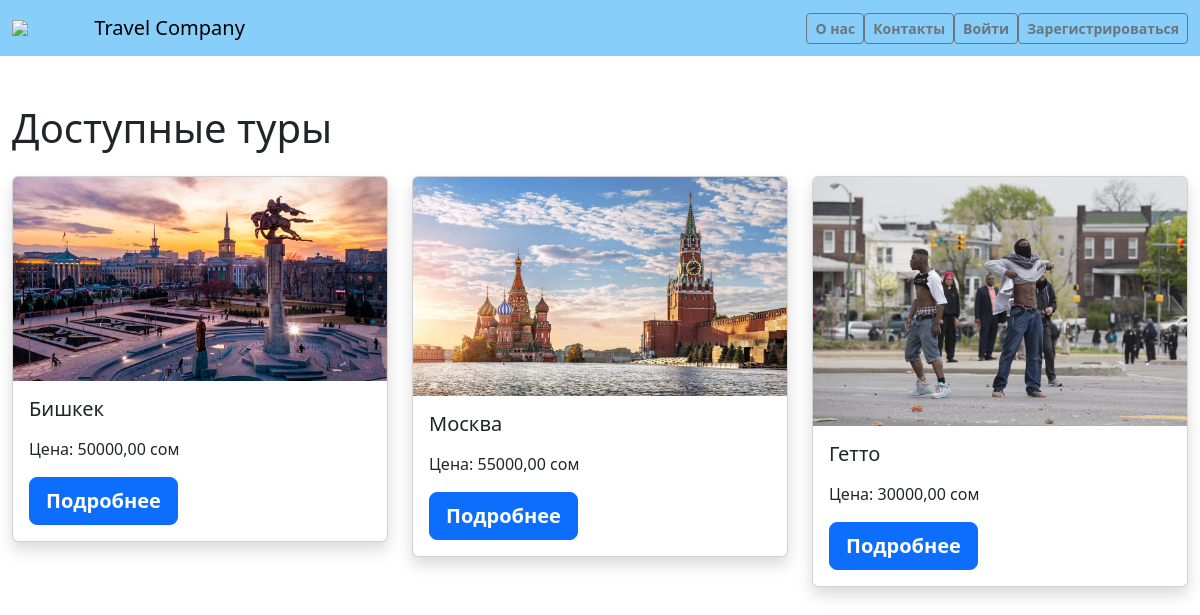
The page / on the database its author committed.
### main/models.py (models this page shows, shortened)
class Tour(models.Model):
    destination = models.ForeignKey(Destination, on_delete=models.CASCADE)
    user = models.ForeignKey(User, on_delete=models.CASCADE)
    price = models.DecimalField(max_digits=10, decimal_places=2)
    image = models.ImageField(upload_to='tour_detail_imаge/')
    available_seats = models.IntegerField(default=50)
    book_data = models.DateField(auto_now_add=True)

class Destination(models.Model):
    name = models.CharField(max_length=50)
    description = models.TextField()
    image = models.ImageField(upload_to='destination/')

### main/views.py (the view)
# urls.py: path('', views.tour_list, name='tour_list'),
def tour_list(request):
    tours = Tour.objects.all()
    return render(request, 'main/tour_list.html', {'tours': tours})

### templates/main/tour_list.html (shortened to what this page needs)
{% load static %}
<!DOCTYPE html>
<html lang="en">
<head>
    <link href="https://cdn.jsdelivr.net/npm/bootstrap@5.3.3/dist/css/bootstrap.min.css" rel="stylesheet">
</head>
<body>
<nav class="navbar navbar-expand-lg navbar-light" style="background-color: #87CEFA;">
  <div class="container-fluid">
      <img src="https://gas-kvas.com/grafic/uploads/posts/2024-01/gas-kvas-com-p-logotip-turagentstva-na-prozrachnom-fone-3.png" style="width: 7%">
    <a class="navbar-brand" href="{% url 'tour_list' %}">Travel Company</a>
    <div class="collapse navbar-collapse" id="navbarNav">
      <ul class="navbar-nav ms-auto">
        <li class="nav-item">
          <a class="btn btn-outline-secondary btn-lg btn-md btn-sm fw-bold" href="{% url 'about_us' %}">О нас</a>
        </li>
        <li class="nav-item">
          <a class="btn btn-outline-secondary btn-lg btn-md btn-sm fw-bold" href="{% url 'contact' %}">Контакты</a>
        </li>
        {% if user.is_authenticated %}
            <li class="nav-item">
                <a class="btn btn-outline-secondary btn-lg btn-md btn-sm fw-bold" href="{% url 'profile' %}">Профиль</a>
            </li>
            <li class="nav-item">
                <form method="post" action="{% url 'logout' %}">
                    {% csrf_token %}
                    <button type="submit" class="btn btn-outline-secondary btn-lg btn-md btn-sm fw-bold">Выйти</button>
                </form>
            </li>
        {% else %}
            <li class="nav-item">
                <a class="btn btn-outline-secondary btn-lg btn-md btn-sm fw-bold" href="{% url 'login' %}">Войти</a>
            </li>
            <li class="nav-item">
                <a class="btn btn-outline-secondary btn-lg btn-md btn-sm fw-bold" href="{% url 'register' %}">Зарегистрироваться</a>
            </li>
        {% endif %}
      </ul>
    </div>
  </div>
</nav>
<div class="container-fluid mt-5">
    <h1 class="mb-4">Доступные туры</h1>
    <div class="row">
        {% for tour in tours %}
            <div class="col-md-4 mb-4">
                <div class="card shadow">
                    <img src="{{ tour.image.url }}" alt="{{ tour.destination.name }}" class="card-img-top">
                    <div class="card-body">
                        <h5 class="card-title">{{ tour.destination.name }}</h5>
                        <p class="card-text">Цена: {{ tour.price }} сом</p>
                        <a href="{% url 'tour_detail' pk=tour.pk %}" class="btn btn-primary btn-lg fw-bold">Подробнее</a>
                    </div>
                </div>
            </div>
        {% endfor %}
    </div>
</div>
</body>
</html>

### rows shown on the page
Tour: image (picture), destination.name "Бишкек", price "50000,00"
Tour: image (picture), destination.name "Москва", price "55000,00"
Tour: image (picture), destination.name "Гетто", price "30000,00"
